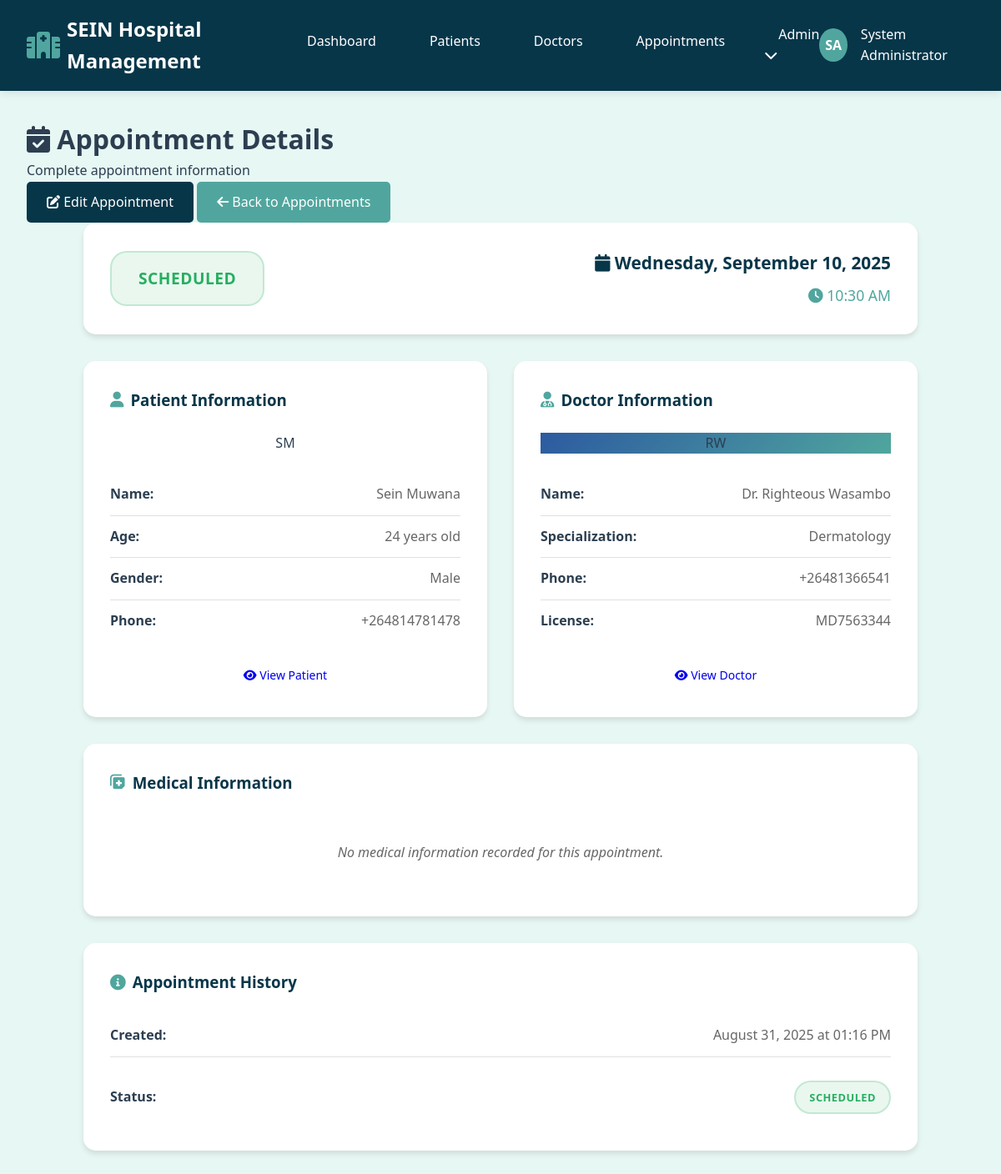
Screenshot of /appointments/1 (signed in) with the database file from the repository.
### hospital/app.py (models this page shows, shortened)
class Appointment(db.Model):
    id = db.Column(db.Integer, primary_key=True)
    patient_id = db.Column(db.Integer, db.ForeignKey('patient.id'), nullable=False)
    doctor_id = db.Column(db.Integer, db.ForeignKey('doctor.id'), nullable=False)
    appointment_date = db.Column(db.Date, nullable=False)
    appointment_time = db.Column(db.Time, nullable=False)
    diagnosis = db.Column(db.Text)
    notes = db.Column(db.Text)
    status = db.Column(db.String(20), default='scheduled')  # scheduled, completed, cancelled
    created_at = db.Column(db.DateTime, default=datetime.utcnow)

class Patient(db.Model):
    id = db.Column(db.Integer, primary_key=True)
    first_name = db.Column(db.String(50), nullable=False)
    last_name = db.Column(db.String(50), nullable=False)
    date_of_birth = db.Column(db.Date, nullable=False)
    gender = db.Column(db.String(10), nullable=False)
    phone = db.Column(db.String(20))
    email = db.Column(db.String(100))
    address = db.Column(db.Text)
    emergency_contact = db.Column(db.String(100))
    emergency_phone = db.Column(db.String(20))
    created_at = db.Column(db.DateTime, default=datetime.utcnow)
    appointments = db.relationship('Appointment', backref='patient_ref', lazy=True)
    medical_records = db.relationship('MedicalRecord', backref='patient_ref', lazy=True)
    @property
    def age(self):
        today = date.today()
        return today.year - self.date_of_birth.year - ((today.month, today.day) < (self.date_of_birth.month, self.date_of_birth.day))

class Doctor(db.Model):
    id = db.Column(db.Integer, primary_key=True)
    first_name = db.Column(db.String(50), nullable=False)
    last_name = db.Column(db.String(50), nullable=False)
    phone = db.Column(db.String(20))
    email = db.Column(db.String(100))
    specialization_id = db.Column(db.Integer, db.ForeignKey('specialization.id'), nullable=False)
    license_number = db.Column(db.String(50), unique=True)
    created_at = db.Column(db.DateTime, default=datetime.utcnow)
    appointments = db.relationship('Appointment', backref='doctor_ref', lazy=True)

class Specialization(db.Model):
    id = db.Column(db.Integer, primary_key=True)
    name = db.Column(db.String(100), unique=True, nullable=False)
    doctors = db.relationship('Doctor', backref='specialization_ref', lazy=True)

### hospital/app.py (the view)
@app.route('/appointments/<int:appointment_id>')
def appointment_detail(appointment_id):
    if 'user_id' not in session:
        return redirect(url_for('login'))
    appointment = Appointment.query.get_or_404(appointment_id)
    return render_template('appointments/detail.html', appointment=appointment)

### hospital/templates/appointments/detail.html (shortened to what this page needs)
{% extends "base.html" %}
{% block content %}
<div class="page-header">
    <div class="page-title">
        <h1><i class="fas fa-calendar-check"></i> Appointment Details</h1>
        <p>Complete appointment information</p>
    </div>
    <div class="page-actions">
        <a href="{{ url_for('edit_appointment', appointment_id=appointment.id) }}" class="btn btn-primary">
            <i class="fas fa-edit"></i> Edit Appointment
        </a>
        <a href="{{ url_for('appointments') }}" class="btn btn-secondary">
            <i class="fas fa-arrow-left"></i> Back to Appointments
        </a>
    </div>
</div>
<div class="appointment-detail-container">
    <div class="appointment-overview">
        <div class="status-header">
            <span class="status-badge status-{{ appointment.status }} large">
                {{ appointment.status.title() }}
            </span>
            <div class="appointment-datetime">
                <div class="date">
                    <i class="fas fa-calendar"></i>
                    {{ appointment.appointment_date.strftime('%A, %B %d, %Y') }}
                </div>
                <div class="time">
                    <i class="fas fa-clock"></i>
                    {{ appointment.appointment_time.strftime('%I:%M %p') }}
                </div>
            </div>
        </div>
    </div>
    <div class="appointment-details-grid">
        <div class="detail-card">
            <h3><i class="fas fa-user"></i> Patient Information</h3>
            <div class="patient-avatar">
                <div class="avatar-circle">
                    {{ appointment.patient_ref.first_name[0] }}{{ appointment.patient_ref.last_name[0] }}
                </div>
            </div>
            <div class="info-list">
                <div class="info-item">
                    <label>Name:</label>
                    <span>{{ appointment.patient_ref.first_name }} {{ appointment.patient_ref.last_name }}</span>
                </div>
                <div class="info-item">
                    <label>Age:</label>
                    <span>{{ appointment.patient_ref.age }} years old</span>
                </div>
                <div class="info-item">
                    <label>Gender:</label>
                    <span>{{ appointment.patient_ref.gender }}</span>
                </div>
                {% if appointment.patient_ref.phone %}
                <div class="info-item">
                    <label>Phone:</label>
                    <span>{{ appointment.patient_ref.phone }}</span>
                </div>
                {% endif %}
            </div>
            <div class="card-actions">
                <a href="{{ url_for('patient_detail', patient_id=appointment.patient_ref.id) }}" class="btn btn-sm btn-outline">
                    <i class="fas fa-eye"></i> View Patient
                </a>
            </div>
        </div>
        <div class="detail-card">
            <h3><i class="fas fa-user-md"></i> Doctor Information</h3>
            <div class="doctor-avatar">
                <div class="avatar-circle doctor-avatar-bg">
                    {{ appointment.doctor_ref.first_name[0] }}{{ appointment.doctor_ref.last_name[0] }}
                </div>
            </div>
            <div class="info-list">
                <div class="info-item">
                    <label>Name:</label>
                    <span>Dr. {{ appointment.doctor_ref.first_name }} {{ appointment.doctor_ref.last_name }}</span>
                </div>
                <div class="info-item">
                    <label>Specialization:</label>
                    <span>{{ appointment.doctor_ref.specialization_ref.name }}</span>
                </div>
                {% if appointment.doctor_ref.phone %}
                <div class="info-item">
                    <label>Phone:</label>
                    <span>{{ appointment.doctor_ref.phone }}</span>
                </div>
                {% endif %}
                {% if appointment.doctor_ref.license_number %}
                <div class="info-item">
                    <label>License:</label>
                    <span>{{ appointment.doctor_ref.license_number }}</span>
                </div>
                {% endif %}
            </div>
            <div class="card-actions">
                <a href="{{ url_for('doctor_detail', doctor_id=appointment.doctor_ref.id) }}" class="btn btn-sm btn-outline">
                    <i class="fas fa-eye"></i> View Doctor
                </a>
            </div>
        </div>
        <div class="detail-card full-width">
            <h3><i class="fas fa-notes-medical"></i> Medical Information</h3>
            <div class="medical-info">
                {% if not appointment.diagnosis and not appointment.notes %}
                <p class="no-info">No medical information recorded for this appointment.</p>
                {% endif %}
            </div>
        </div>
        <div class="detail-card full-width">
            <h3><i class="fas fa-info-circle"></i> Appointment History</h3>
            <div class="history-info">
                <div class="info-item">
                    <label>Created:</label>
                    <span>{{ appointment.created_at.strftime('%B %d, %Y at %I:%M %p') }}</span>
                </div>
                <div class="info-item">
                    <label>Status:</label>
                    <span class="status-badge status-{{ appointment.status }}">{{ appointment.status.title() }}</span>
                </div>
            </div>
        </div>
    </div>
</div>
{% endblock %}

### hospital/static/css/style.css (style rules this page uses)
:root { --primary-color: #073649; --secondary-color: #e7f7f4; --accent-color: #50a69e; --text-dark: #2c3e50; --text-light: #ffffff; --border-color: #e0e0e0; --success-color: #27ae60; --error-color: #e74c3c; --warning-color: #f39c12; --text-muted: #6c757d; }
* { margin: 0; padding: 0; box-sizing: border-box; }
body { font-family: "Segoe UI", Tahoma, Geneva, Verdana, sans-serif; background-color: var(--secondary-color); color: var(--text-dark); line-height: 1.6; }
.btn { padding: 0.75rem 1.5rem; border: none; border-radius: 5px; font-size: 1rem; cursor: pointer; text-decoration: none; display: inline-block; text-align: center; transition: all 0.3s ease; }
.btn-primary { background-color: var(--primary-color); color: var(--text-light); }
.btn-secondary { background-color: var(--accent-color); color: var(--text-light); }
.btn-sm { padding: 0.375rem 0.75rem; font-size: 0.875rem; }
.status-badge { padding: 0.5rem 1rem; border-radius: 20px; font-size: 0.8rem; font-weight: 600; text-transform: uppercase; letter-spacing: 0.5px; border: 2px solid transparent; }
.status-badge.status-scheduled { background-color: rgba(39, 174, 96, 0.1); color: var(--success-color); border-color: rgba(39, 174, 96, 0.2); }

### hospital/templates/appointments/detail.html (style rules this page uses)
.appointment-detail-container { max-width: 1000px; margin: 0 auto; }
.appointment-overview { background: white; padding: 2rem; border-radius: 15px; box-shadow: 0 4px 6px rgba(0, 0, 0, 0.1); margin-bottom: 2rem; }
.status-header { display: flex; justify-content: space-between; align-items: center; flex-wrap: wrap; gap: 1rem; }
.status-badge.large { font-size: 1.2rem; padding: 1rem 2rem; }
.appointment-datetime { text-align: right; }
.appointment-datetime .date { color: var(--primary-color); font-size: 1.3rem; font-weight: 600; margin-bottom: 0.5rem; }
.appointment-datetime .time { color: var(--accent-color); font-size: 1.1rem; font-weight: 500; }
.appointment-details-grid { display: grid; grid-template-columns: 1fr 1fr; gap: 2rem; }
.detail-card { background: white; padding: 2rem; border-radius: 15px; box-shadow: 0 4px 6px rgba(0, 0, 0, 0.1); }
.detail-card.full-width { grid-column: 1 / -1; }
.detail-card h3 { color: var(--primary-color); margin-bottom: 1.5rem; display: flex; align-items: center; gap: 0.5rem; }
.detail-card h3 i { color: var(--accent-color); }
.patient-avatar, .doctor-avatar { text-align: center; margin-bottom: 1.5rem; }
.doctor-avatar-bg { background: linear-gradient(135deg, #2c5aa0, var(--accent-color)); }
.info-list { margin-bottom: 1.5rem; }
.info-item { display: flex; justify-content: space-between; align-items: center; padding: 0.75rem 0; border-bottom: 1px solid var(--border-color); }
.info-item:last-child { border-bottom: none; }
.info-item label { font-weight: 600; color: var(--text-dark); }
.info-item span { color: #666; }
.card-actions { text-align: center; }
.medical-info, .history-info { display: flex; flex-direction: column; gap: 1rem; }
.no-info { text-align: center; color: #666; font-style: italic; padding: 2rem; }

### rows the page displays
Appointment: status "SCHEDULED", appointment_date "Wednesday, September 10, 2025", appointment_time "10:30 AM", created_at "August 31, 2025 at 01:16 PM"
Patient: patient_ref "S", patient_ref "M", patient_ref.first_name "Sein", patient_ref.last_name "Muwana", patient_ref.age "24", patient_ref.gender "Male", patient_ref.phone "+264814781478"
Doctor: doctor_ref "R", doctor_ref "W", doctor_ref.first_name "Righteous", doctor_ref.last_name "Wasambo", doctor_ref.phone "+26481366541", doctor_ref.license_number "MD7563344"
Specialization: doctor_ref.specialization_ref.name "Dermatology"

### other values shown
{{ session.first_name[0] }} "S"
{{ session.last_name[0] }} "A"
{{ session.first_name }} "System"
{{ session.last_name }} "Administrator"
